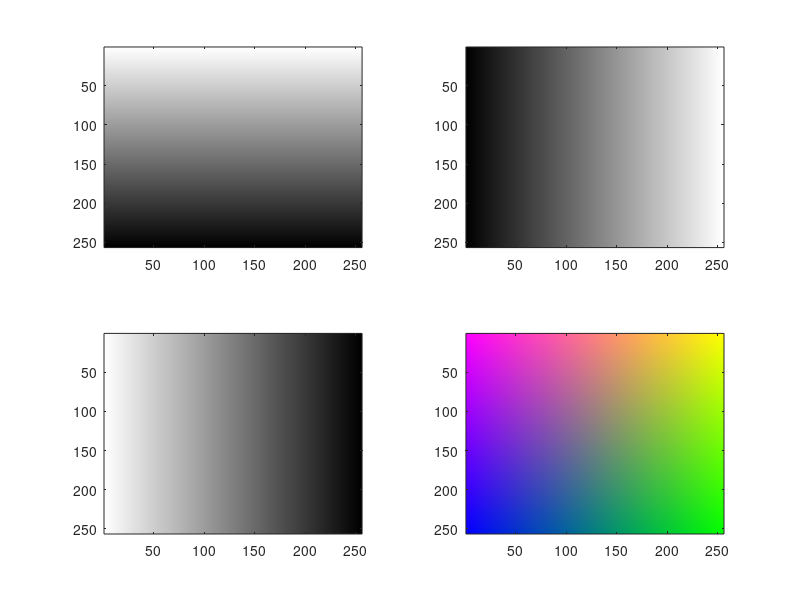

Here is the MATLAB script that generated this plot:
%This script will create an image that has a color gradiet running from
%purple to blue, then green, then yellow in a counter clockwise fashion and
%is balanced.

%{Ben Hagenau, CSCI 1320, SID:105932529, lab 4, section 302%}
%last edited 2-19-16

%preallocate matrix x
clear all; clc
x=zeros(256,256,3);

%Layer 1: all columns in each row hold the same value. Row values start from one and
%run to zero from top to bottom by a gradient of 1/255.
for i=1:256;
    x(i,:,1)=1-((i-1)/255);
end
%Layer 2: all rows in each column hold the same value. Column values start from
%zero and run to one from left to right.
for k=1:256;
    x(:,k,2)=0+((k-1)/255);
end
%Layer 3: all rows in each column hold the same value. Column values start from
%one and run to zero from left to right.
for j=1:256;
    x(:,j,3)=1-((j-1)/255);
end
%produce composite image and plot it on a sub-plot.
subplot(2,2,4)
imagesc(x)

%create the red layer as its own image in gray scale for display.
r=zeros(256,256,3);
for i=(1:256)
    r(i,:,1)=1-((i-1)/255);
    r(i,:,2)=1-((i-1)/255);
    r(i,:,3)=1-((i-1)/255);
    
end
%produce red layer as a gray scale image and plot it on a sub-plot.
subplot(2,2,1)
imagesc(r);

%create the green layer as its own image in gray scale for display.
g=zeros(256,256,3);
for i=(1:256)
    g(:,i,1)=0+((i-1)/255);
    g(:,i,2)=0+((i-1)/255);
    g(:,i,3)=0+((i-1)/255);
end
%produce green layer as a gray scale image and plot it on a sub-plot.
subplot(2,2,2)
imagesc(g);


%create the blue layer as its own image in gray scale for display.
b=zeros(256,256,3);
for i=(1:256)
    b(:,i,1)=1-((i-1)/255);
    b(:,i,2)=1-((i-1)/255);
    b(:,i,3)=1-((i-1)/255);
end
%produce the blue layer as a gray scale image and plot it on a sub-plot.
subplot(2,2,3)
imagesc(b);


